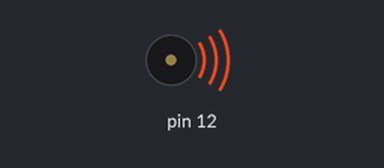
The sketch below on a simulated Arduino Uno, built with avr-gcc and run on an emulated ATmega328P. On the bench: buzzer (waves = sounding).

Above: at 1.3 s.
At 2.8 s:
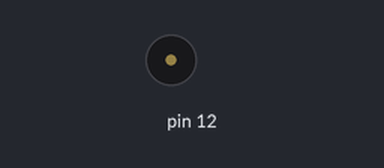
Timing chart, 0 to 4.3 s (numbered marks = the images above):
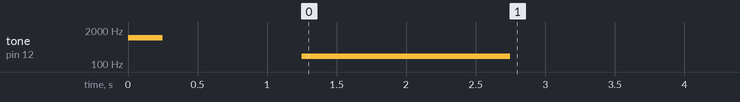

The sketch:

BuzzerValidate.ino
```cpp
#include "klx_buzzer.h"
Buzzer _buzzer(12);

void setup(){
  _buzzer.Accept();
  delay(1000);
  _buzzer.Error();
}

void loop(){

}
```

klx_buzzer.h
```cpp
#ifndef klx_buzzer
#define klx_buzzer

class Buzzer {
  private:
    int _pin;
  public:
    Buzzer(int pin);
    void Accept();
    void Error();
};

#endif
```
